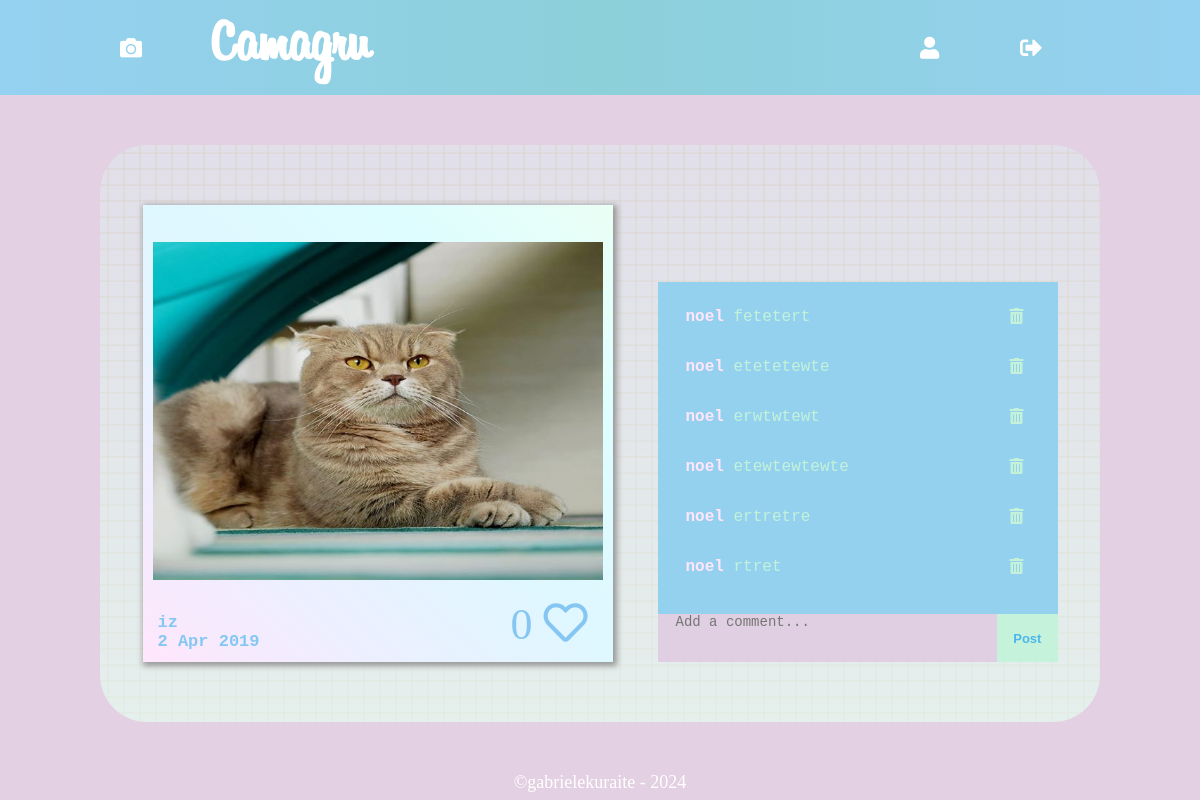
The page /user/addLikeCom.php?id=288 (signed in) on the database its author committed.
### tables this page shows
CREATE TABLE `pictures` (
  `id_img` int(11) NOT NULL AUTO_INCREMENT,
  `id_user` int(11) NOT NULL,
  `img` varchar(255) NOT NULL,
  `date` datetime NOT NULL DEFAULT CURRENT_TIMESTAMP,
  `likes` int(11) NOT NULL DEFAULT '0',
  PRIMARY KEY (`id_img`),
  FOREIGN KEY (`id_user`) REFERENCES `users`(`id`) ON DELETE CASCADE
);

CREATE TABLE `users` (
  `id` int(11) NOT NULL AUTO_INCREMENT,
  `username` varchar(255) NOT NULL,
  `email` varchar(255) NOT NULL,
  `password` varchar(500) NOT NULL,
  `activation_code` varchar(500) NOT NULL,
  `user_status` varchar(50) NOT NULL DEFAULT 'not verified',
  `token` varchar(255) NOT NULL,
  `notif` int(11) NOT NULL,
  `account_locked` TINYINT(1) NOT NULL DEFAULT 0,
  `account_locked_until` DATETIME DEFAULT NULL,
  PRIMARY KEY (`id`)
);

CREATE TABLE `comments` (
  `id_comment` int(11) NOT NULL AUTO_INCREMENT,
  `id_user` int(11) NOT NULL,
  `id_img` int(11) NOT NULL,
  `comment` text NOT NULL,
  `date` datetime NOT NULL DEFAULT CURRENT_TIMESTAMP,
  PRIMARY KEY (`id_comment`),
  FOREIGN KEY (`id_user`) REFERENCES `users`(`id`) ON DELETE CASCADE,
  FOREIGN KEY (`id_img`) REFERENCES `pictures`(`id_img`) ON DELETE CASCADE
);

### user/addLikeCom.php (the view, shortened to what this page needs)
<?php
require("../config/database.php");
function fetchPhoto($pdo, $id_photo) {
    $query = $pdo->prepare("SELECT pictures.id_img, pictures.img, pictures.date, users.username
                            FROM pictures
                            INNER JOIN users ON pictures.id_user = users.id
                            WHERE pictures.id_img = ?");
    $query->execute([$id_photo]);
    return $query->fetchAll(PDO::FETCH_ASSOC);
}
function countLikes($pdo, $id_img) {
    $query = $pdo->prepare("SELECT count(id_img) AS likes FROM likes WHERE id_img = :id_img");
    $query->bindParam(':id_img', $id_img);
    $query->execute();
    return $query->fetch(PDO::FETCH_ASSOC);
}
function fetchUserLikeStatus($pdo, $id_img, $id_user) {
    $query = $pdo->prepare("SELECT id_like FROM likes WHERE id_img = :id_img AND id_user = :id_user");
    $query->bindParam(':id_img', $id_img);
    $query->bindParam(':id_user', $id_user);
    $query->execute();
    return $query->fetchColumn();
}
function fetchComments($pdo, $id_img) {
    $query = $pdo->prepare("SELECT comments.id_user, comments.comment, comments.id_comment, users.username
                            FROM comments
                            INNER JOIN users ON comments.id_user = users.id
                            WHERE comments.id_img = :id_img
                            ORDER BY comments.date ASC");
    $query->bindParam(':id_img', $id_img);
    $query->execute();
    return $query->fetchAll(PDO::FETCH_ASSOC);
}
$id_photo = $_GET['id'] ?? null;
$likes = countLikes($pdo, $id_photo);
if ($id_photo) {
    $photo = fetchPhoto($pdo, $id_photo);
} else {
    header("Location: ../index.php");
    exit;
}
?>
<div class="background galleryB">
    <div id="likeComPhoto">
        <div id="imgLikeCom">
            <img src="../<?= htmlspecialchars($photo[0]['img'], ENT_QUOTES, 'UTF-8') ?>">
            <p id="img_info"><?= htmlspecialchars($photo[0]['username'], ENT_QUOTES, 'UTF-8') ?> </br> <?= date('j M Y', strtotime($photo[0]['date'])); ?></p>
            <?php
                $likeStatus = fetchUserLikeStatus($pdo, $_GET['id'], $_SESSION['id']);
                if ($likeStatus) {
                    echo '<a href="?' . htmlspecialchars($_SERVER['QUERY_STRING'], ENT_QUOTES, 'UTF-8') . '&dislike=' . $photo[0]['id_img'] . '" class="likeIcon">' . $likes['likes'] . '  <i class="fas fa-heart" ></i></a>';
                } else {
                    echo '<a href="?' . htmlspecialchars($_SERVER['QUERY_STRING'], ENT_QUOTES, 'UTF-8') . '&like=' . $photo[0]['id_img'] . '" class="likeIcon">' . $likes['likes'] . '  <i class="far fa-heart" ></i></a>';
                }
            ?>
        </div>
        <div id="box">
            <div class="commentForm">
                <div class="comments-container">
                    <?php
                        $all_comments = fetchComments($pdo, $id_photo);
                        foreach ($all_comments as $data) {
                            echo "<div class='comment-wrapper'><p class='comtxt'><b id='usertxt'>" . htmlspecialchars($data['username'], ENT_QUOTES, 'UTF-8') . "</b>  " . htmlspecialchars($data['comment'], ENT_QUOTES, 'UTF-8') . "</p>";
                            if ($data['id_user'] == $_SESSION['id']) {
                                echo '<form action="" method="post" class="delete-form">
                                        <input type="hidden" name="comment_id" value="' . $data['id_comment'] . '">
                                        <button type="submit" name="delete_comment" class="delete-btn"><i class="fas fa-trash-alt"></i></button>
                                      </form></div>';
                            } else {
                                echo '</div>';
                            }
                        }
                    ?>
                </div>
                <form action="" class="comment_form" method="post" id="commentForm">
                    <textarea class="textbox" rows="3" maxlength="250" name="comment" placeholder="Add a comment..." required></textarea>
                    <input type="submit" id="sendBtt" value="Post">
                </form>
            </div>
        </div>
    </div>
</div>
<?php require("../template.php"); ?>

### public/css/main.css (style rules this page uses)
html, body { height: 100vh; margin: 0; padding: 0; }
body { background: #e3d0e2; background-repeat: no-repeat; background-attachment: fixed; }
p { text-align: center; font-size: 18px; color: white; }
a { text-decoration: none; color:white; }
input[type="submit"] { cursor: pointer; }
.background { background-image: linear-gradient(to bottom, #dff5f4, #e1edf2, #e5fcf0); border-radius: 47px; }
.galleryB { background-image: linear-gradient(to bottom, rgba(223,245,244,0.4), rgba(229,252,240,0.7)), url(../icons/quadrillage.png); }
input::placeholder { color: #94d0ef; font-size: 20px; padding: 10px; }
#likeComPhoto { display: flex; flex-wrap: wrap; justify-content: space-around; padding: 6% 2%; align-items: flex-end; flex-direction: row; align-content: stretch; }
#likeComPhoto #imgLikeCom { text-align: center; background-image: linear-gradient( to left bottom, #eafff5, #defdff, #dff7ff, #ecefff, #ffe6fc); height: 448px; width: 470px; padding-top: 9px; -moz-box-shadow: 1.5px 1.75px 5.75px 2px #989898; -webkit-box-shadow: 1.5px 1.75px 5.75px 2px #989898; box-shadow: 1.5px 1.75px 5.75px 2px #989898; position: relative; }
#imgLikeCom img { width: 450px; height: 450px; object-fit: contain; margin-top: -28px; }
#img_info { text-align: left; color: #4bb7ecab; font-size: 17px; font-weight: bold; margin: -27px 0px 0px 15px; font-family: monospace; }
.likeIcon { font-size: 44px; color: #86c6f2; margin-top: -52px; margin-left: 133px; position: absolute; }
#box { max-width:400px; width: 100%; margin-top: 3%; }
.commentForm { width: 100%; background: #94d1ef; }
.commentForm .comments-container { max-height: 376px; overflow-y: auto; padding: 10px; }
.comment-wrapper { display: flex; justify-content: space-between; align-items: center; padding: 0px 18px; }
.comtxt { text-align: left; font-family: "Lucida Console", Courier, monospace; color: #c3f2d9; font-size: 16px; overflow: hidden; }
#usertxt { color: #ffe6fc; }
.comment_form { display: flex; outline: none; margin-top: 3%; }
.textbox { outline: none; overflow: hidden; resize: none; font-size: 14px; flex-grow: 100; border: none; background-color: #e3d0e2f5; text-overflow: ellipsis; padding: 0px 18px; }
#sendBtt { flex-grow: 15; border: none; background-color: #c4f2da; font-size: 13px; font-weight: bold; color: #4bb7ec; margin: 0; }
.delete-btn { background: none; border: none; color: #C3F2D9; cursor: pointer; font-size: 16px; }

### rows shown on the page
pictures: img (picture), id_user.username "iz", date "2 Apr 2019"
comments: id_user.username "noel", comment "fetetert"
comments: id_user.username "noel", comment "etetetewte"
comments: id_user.username "noel", comment "erwtwtewt"
comments: id_user.username "noel", comment "etewtewtewte"
comments: id_user.username "noel", comment "ertretre"
comments: id_user.username "noel", comment "rtret"

### other values the page prints
$likes['likes'] "0"
